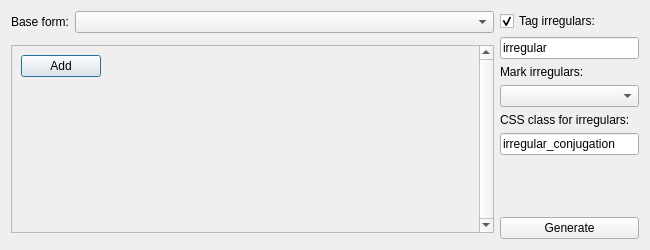
<?xml version="1.0" encoding="UTF-8"?>
<ui version="4.0">
 <class>Dialog</class>
 <widget class="QDialog" name="Dialog">
  <property name="geometry">
   <rect>
    <x>0</x>
    <y>0</y>
    <width>650</width>
    <height>250</height>
   </rect>
  </property>
  <property name="windowTitle">
   <string>Dongsa</string>
  </property>
  <property name="locale">
   <locale language="English" country="UnitedStates"/>
  </property>
  <layout class="QGridLayout" name="gridLayout_2" rowstretch="0,0,0,0" columnstretch="0,3,1">
   <item row="0" column="0">
    <widget class="QLabel" name="label_src">
     <property name="sizePolicy">
      <sizepolicy hsizetype="Maximum" vsizetype="Preferred">
       <horstretch>0</horstretch>
       <verstretch>0</verstretch>
      </sizepolicy>
     </property>
     <property name="text">
      <string>Base form:</string>
     </property>
    </widget>
   </item>
   <item row="2" column="0" colspan="2">
    <widget class="QScrollArea" name="scrollArea">
     <property name="verticalScrollBarPolicy">
      <enum>Qt::ScrollBarPolicy::ScrollBarAlwaysOn</enum>
     </property>
     <property name="sizeAdjustPolicy">
      <enum>QAbstractScrollArea::SizeAdjustPolicy::AdjustToContents</enum>
     </property>
     <property name="widgetResizable">
      <bool>true</bool>
     </property>
     <widget class="QWidget" name="scrollAreaWidgetContents">
      <property name="geometry">
       <rect>
        <x>0</x>
        <y>0</y>
        <width>475</width>
        <height>210</height>
       </rect>
      </property>
      <property name="sizePolicy">
       <sizepolicy hsizetype="Preferred" vsizetype="Preferred">
        <horstretch>0</horstretch>
        <verstretch>0</verstretch>
       </sizepolicy>
      </property>
      <property name="minimumSize">
       <size>
        <width>0</width>
        <height>0</height>
       </size>
      </property>
      <layout class="QVBoxLayout" name="verticalLayout_2">
       <item>
        <widget class="QPushButton" name="pushButton_addConjug">
         <property name="sizePolicy">
          <sizepolicy hsizetype="Preferred" vsizetype="Fixed">
           <horstretch>0</horstretch>
           <verstretch>0</verstretch>
          </sizepolicy>
         </property>
         <property name="maximumSize">
          <size>
           <width>80</width>
           <height>16777215</height>
          </size>
         </property>
         <property name="toolTip">
          <string>Add conjugation</string>
         </property>
         <property name="text">
          <string>Add</string>
         </property>
        </widget>
       </item>
       <item>
        <spacer name="verticalSpacer_2">
         <property name="orientation">
          <enum>Qt::Orientation::Vertical</enum>
         </property>
         <property name="sizeHint" stdset="0">
          <size>
           <width>20</width>
           <height>40</height>
          </size>
         </property>
        </spacer>
       </item>
      </layout>
     </widget>
    </widget>
   </item>
   <item row="0" column="1">
    <widget class="QComboBox" name="comboBox_src">
     <property name="toolTip">
      <string>Base form of the word to be conjugated</string>
     </property>
    </widget>
   </item>
   <item row="0" column="2" rowspan="4">
    <layout class="QVBoxLayout" name="verticalLayout" stretch="0,0,0,0,0,0,0,0">
     <item>
      <widget class="QCheckBox" name="checkBox_tag_irregulars">
       <property name="toolTip">
        <string>Add tag to notes that have irregular conjugations</string>
       </property>
       <property name="text">
        <string>Tag irregulars:</string>
       </property>
       <property name="checked">
        <bool>true</bool>
       </property>
      </widget>
     </item>
     <item>
      <widget class="QLineEdit" name="lineEdit_tag_irregulars">
       <property name="text">
        <string>irregular</string>
       </property>
      </widget>
     </item>
     <item>
      <widget class="QLabel" name="label_mark_irregulars">
       <property name="sizePolicy">
        <sizepolicy hsizetype="Preferred" vsizetype="Maximum">
         <horstretch>0</horstretch>
         <verstretch>0</verstretch>
        </sizepolicy>
       </property>
       <property name="text">
        <string>Mark irregulars:</string>
       </property>
      </widget>
     </item>
     <item>
      <widget class="QComboBox" name="comboBox_hilight_irregulars">
       <property name="toolTip">
        <string>Mark irregular conjugations with color or CSS class</string>
       </property>
      </widget>
     </item>
     <item>
      <widget class="QLabel" name="label_css_class_irregulars">
       <property name="text">
        <string>CSS class for irregulars:</string>
       </property>
      </widget>
     </item>
     <item>
      <widget class="QLineEdit" name="lineEdit_css_class_irregulars">
       <property name="text">
        <string>irregular_conjugation</string>
       </property>
      </widget>
     </item>
     <item>
      <spacer name="verticalSpacer">
       <property name="orientation">
        <enum>Qt::Orientation::Vertical</enum>
       </property>
       <property name="sizeHint" stdset="0">
        <size>
         <width>20</width>
         <height>40</height>
        </size>
       </property>
      </spacer>
     </item>
     <item>
      <widget class="QPushButton" name="pushButton_generate">
       <property name="sizePolicy">
        <sizepolicy hsizetype="Minimum" vsizetype="Fixed">
         <horstretch>0</horstretch>
         <verstretch>0</verstretch>
        </sizepolicy>
       </property>
       <property name="text">
        <string>Generate</string>
       </property>
      </widget>
     </item>
    </layout>
   </item>
  </layout>
 </widget>
 <resources/>
 <connections/>
</ui>
